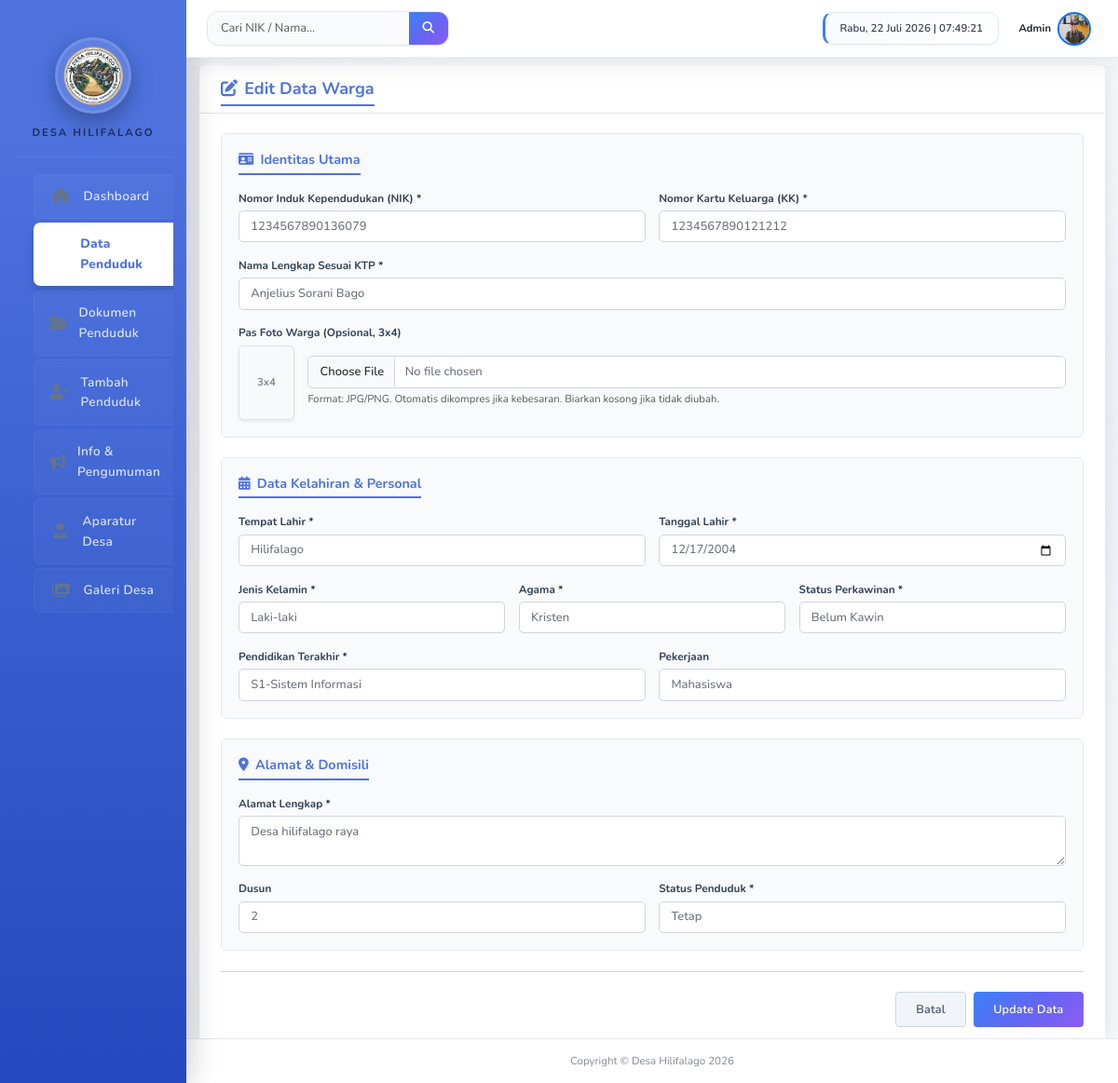
Page /edit_penduduk.php?nik=1234567890136079 (signed in) on the committed database.
### tables this page shows
CREATE TABLE `penduduk` (
  `nik` varchar(16) NOT NULL,
  `no_kk` varchar(16) NOT NULL,
  `nama_lengkap` varchar(100) NOT NULL,
  `tempat_lahir` varchar(50) NOT NULL,
  `tanggal_lahir` date NOT NULL,
  `jenis_kelamin` enum('Laki-laki','Perempuan') NOT NULL,
  `agama` varchar(20) NOT NULL,
  `pendidikan` varchar(50) NOT NULL,
  `pekerjaan` varchar(50) DEFAULT NULL,
  `status_perkawinan` enum('Belum Kawin','Kawin','Cerai Hidup','Cerai Mati') NOT NULL,
  `alamat` text NOT NULL,
  `rt` varchar(3) DEFAULT NULL,
  `rw` varchar(3) DEFAULT NULL,
  `status_penduduk` enum('Tetap','Pendatang','Pindah','Meninggal') DEFAULT 'Tetap',
  `created_at` timestamp NOT NULL DEFAULT current_timestamp(),
  `updated_at` timestamp NOT NULL DEFAULT current_timestamp() ON UPDATE current_timestamp()
);

### edit_penduduk.php (the view, shortened to what this page needs)
<?php
require_once 'koneksi.php';
$nik = $_GET['nik'];
$stmt = $pdo->prepare("SELECT * FROM penduduk WHERE nik = :nik");
$stmt->execute([':nik' => $nik]);
$data = $stmt->fetch();
?>
<!DOCTYPE html>
<html lang="id">
<head>
    <link href="https://cdn.jsdelivr.net/npm/bootstrap@5.3.0/dist/css/bootstrap.min.css" rel="stylesheet">
    <link rel="stylesheet" href="https://cdnjs.cloudflare.com/ajax/libs/font-awesome/6.4.0/css/all.min.css">
    <link rel="stylesheet" href="style.css?v=<?= time() ?>">
</head>
<body>
    <div class="container-fluid p-0">
        <div class="row g-0">
            <?php include 'sidebar.php'; ?>
            <div class="col-md-9 col-lg-10 d-flex flex-column" style="height: 100vh; overflow-x: hidden;">
                <?php include 'topbar.php'; ?>
                <div class="flex-grow-1 d-flex flex-column" style="overflow: hidden;">
                    <div class="pt-0 pb-0 px-3 d-flex flex-column flex-grow-1" style="overflow: hidden;">
                <div class="card shadow-sm glass-card border-0 mb-0 mt-0 flex-grow-1 d-flex flex-column" style="max-height: 100%; overflow: hidden; border-bottom-left-radius: 0 !important; border-bottom-right-radius: 0 !important;">
                    <div class="card-header bg-transparent border-bottom pt-3 px-4 pb-2">
                        <h5 class="fw-bold text-secondary mb-0"><i class="fa-solid fa-pen-to-square me-2"></i>Edit Data Warga</h5>
                    </div>
                    <div class="card-body p-4" style="overflow-y: auto; -webkit-overflow-scrolling: touch;">
                        <form method="POST" enctype="multipart/form-data">
                            <div class="setting-block">
                                <h6 class="fw-bold text-secondary"><i class="fa-solid fa-id-card me-2"></i>Identitas Utama</h6>
                                <div class="row g-3">
                                    <div class="col-md-6">
                                        <label class="form-label small fw-bold text-muted mb-1">Nomor Induk Kependudukan (NIK) *</label>
                                        <input type="text" name="nik_baru" class="form-control" minlength="16" maxlength="16" pattern="\d{16}" title="Pastikan NIK sesuai dengan KTP (16 digit)" value="<?= htmlspecialchars($data['nik']) ?>" oninput="this.value = this.value.replace(/[^0-9]/g, '')" required>
                                    </div>
                                    <div class="col-md-6">
                                        <label class="form-label small fw-bold text-muted mb-1">Nomor Kartu Keluarga (KK) *</label>
                                        <input type="text" name="no_kk" class="form-control" minlength="16" maxlength="16" pattern="\d{16}" title="Pastikan No. KK sesuai (16 digit)" value="<?= htmlspecialchars($data['no_kk']) ?>" oninput="this.value = this.value.replace(/[^0-9]/g, '')" required>
                                    </div>
                                    <div class="col-md-12">
                                        <label class="form-label small fw-bold text-muted mb-1">Nama Lengkap Sesuai KTP *</label>
                                        <input type="text" name="nama_lengkap" class="form-control" value="<?= htmlspecialchars($data['nama_lengkap']) ?>" required>
                                    </div>
                                    <div class="col-md-12 mt-3">
                                        <label class="form-label small fw-bold text-muted mb-1">Pas Foto Warga (Opsional, 3x4)</label>
                                        <div class="d-flex align-items-center gap-3">
                                            <div class="rounded border shadow-sm d-flex justify-content-center align-items-center bg-light text-muted overflow-hidden" style="width: 60px; height: 80px; font-size: 0.8rem; font-weight: bold;">
                                                <?php if (file_exists("foto_warga/" . $data['nik'] . ".jpg")): ?>
                                                    <img id="previewWarga" src="foto_warga/<?= $data['nik'] ?>.jpg?t=<?= time() ?>" alt="Preview" style="width: 100%; height: 100%; object-fit: cover; display: block;">
                                                    <span id="previewText" style="display: none;">3x4</span>
                                                <?php else: ?>
                                                    <span id="previewText">3x4</span>
                                                <?php endif; ?>
                                            </div>
                                            <div class="flex-grow-1">
                                                <input type="file" name="foto_warga" class="form-control" accept="image/jpeg, image/png, image/jpg" onchange="previewImage(this, 'previewWarga', 'previewText')">
                                                <div class="form-text">Format: JPG/PNG. Otomatis dikompres jika kebesaran. Biarkan kosong jika tidak diubah.</div>
                                            </div>
                                        </div>
                                    </div>
                                </div>
                            </div>
                            <div class="setting-block">
                                <h6 class="fw-bold text-secondary"><i class="fa-solid fa-calendar-days me-2"></i>Data Kelahiran & Personal</h6>
                                <div class="row g-3">
                                    <div class="col-md-6">
                                        <label class="form-label small fw-bold text-muted mb-1">Tempat Lahir *</label>
                                        <input type="text" name="tempat_lahir" class="form-control" value="<?= htmlspecialchars($data['tempat_lahir']) ?>" required>
                                    </div>
                                    <div class="col-md-6">
                                        <label class="form-label small fw-bold text-muted mb-1">Tanggal Lahir *</label>
                                        <input type="date" name="tanggal_lahir" class="form-control" value="<?= htmlspecialchars($data['tanggal_lahir']) ?>" required>
                                    </div>
                                    <div class="col-md-4">
                                        <label class="form-label small fw-bold text-muted mb-1">Jenis Kelamin *</label>
                                        <select name="jenis_kelamin" class="form-select" required>
                                            <option value="Laki-laki" <?= $data['jenis_kelamin'] == 'Laki-laki' ? 'selected' : '' ?>>Laki-laki</option>
                                        </select>
                                    </div>
                                    <div class="col-md-4">
                                        <label class="form-label small fw-bold text-muted mb-1">Agama *</label>
                                        <select name="agama" class="form-select" required>
                                            <option value="Kristen" <?= $data['agama'] == 'Kristen' ? 'selected' : '' ?>>Kristen</option>
                                        </select>
                                    </div>
                                    <div class="col-md-4">
                                        <label class="form-label small fw-bold text-muted mb-1">Status Perkawinan *</label>
                                        <select name="status_perkawinan" class="form-select" required>
                                            <option value="Belum Kawin" <?= $data['status_perkawinan'] == 'Belum Kawin' ? 'selected' : '' ?>>Belum Kawin</option>
                                        </select>
                                    </div>
                                    <div class="col-md-6">
                                        <label class="form-label small fw-bold text-muted mb-1">Pendidikan Terakhir *</label>
                                        <select name="pendidikan" class="form-select" required>
                                            <?php
                                            $edu_opts = ['Tidak/Belum Sekolah', 'SD/Sederajat', 'SMP/Sederajat', 'SMA/Sederajat', 'Diploma (D1-D3)', 'Sarjana (S1/D4)', 'Pascasarjana (S2/S3)'];
                                            $cur_edu = $data['pendidikan'];
                                            if (!in_array($cur_edu, $edu_opts) && !empty($cur_edu)) {
                                                echo "<option value=\"".htmlspecialchars($cur_edu)."\" selected>".htmlspecialchars($cur_edu)."</option>";
                                            } else {
                                                echo "<option value=\"\" hidden>Pilih...</option>";
                                            }
                                            ?>
                                        </select>
                                    </div>
                                    <div class="col-md-6">
                                        <label class="form-label small fw-bold text-muted mb-1">Pekerjaan</label>
                                        <input type="text" name="pekerjaan" class="form-control" value="<?= htmlspecialchars($data['pekerjaan']) ?>">
                                    </div>
                                </div>
                            </div>
                            <div class="setting-block">
                                <h6 class="fw-bold text-secondary"><i class="fa-solid fa-location-dot me-2"></i>Alamat & Domisili</h6>
                                <div class="row g-3">
                                    <div class="col-md-12">
                                        <label class="form-label small fw-bold text-muted mb-1">Alamat Lengkap *</label>
                                        <textarea name="alamat" class="form-control" rows="2" required><?= htmlspecialchars($data['alamat']) ?></textarea>
                                    </div>
                                    <div class="col-md-6">
                                        <label class="form-label small fw-bold text-muted mb-1">Dusun</label>
                                        <input type="text" name="rt" class="form-control" value="<?= htmlspecialchars($data['rt']) ?>">
                                    </div>
                                    <div class="col-md-6">
                                        <label class="form-label small fw-bold text-muted mb-1">Status Penduduk *</label>
                                        <select name="status_penduduk" class="form-select" required>
                                            <option value="Tetap" <?= $data['status_penduduk'] == 'Tetap' ? 'selected' : '' ?>>Tetap</option>
                                        </select>
                                    </div>
                                </div>
                            </div>
                            <hr class="my-4">
                            <div class="d-flex justify-content-end gap-2">
                                <a href="data_penduduk.php" class="btn btn-light border px-4">Batal</a>
                                <button type="submit" class="btn btn-primary px-4">Update Data</button>
                            </div>
                        </form>
                    </div>
                </div>
                    </div>
                </div>
                <div class="mt-auto text-center small footer-marquee-official">
                    <span>Copyright &copy; Desa Hilifalago <?= date('Y') ?></span>
                </div>
            </div>
        </div>
    </div>
</body>
</html>

### edit_penduduk.php (style rules this page uses)
body { background-color: #f8f9fc !important; color: #5a5c69; font-family: 'Nunito', 'Segoe UI', Tahoma, Geneva, Verdana, sans-serif; }
.glass-card { background: #ffffff !important; box-shadow: 0 0.15rem 1.75rem 0 rgba(58, 59, 69, 0.15) !important; border: 1px solid #e3e6f0; border-radius: 0.35rem !important; color: #5a5c69 !important; }
.glass-card h3, .glass-card h4, .glass-card h5, .glass-card h6 { font-weight: 700; text-shadow: none !important; }
.glass-card .text-muted { color: #858796 !important; font-weight: 400; }
.glass-card .text-secondary { color: #4e73df !important; border-bottom: 2px solid #4e73df; padding-bottom: 5px; display: inline-block; margin-bottom: 15px; font-weight: bold; text-shadow: none !important; letter-spacing: normal; }
.glass-card .form-label { color: #334155 !important; font-weight: 600; text-shadow: none; letter-spacing: normal; }
.glass-card .form-control, .glass-card .form-select { background: #ffffff !important; border: 1px solid #d1d3e2 !important; color: #6e707e !important; font-weight: 500; text-shadow: none; border-radius: 0.35rem; padding: 0.45rem 0.85rem !important; box-shadow: none !important; }
.glass-card .form-control::placeholder { color: #94a3b8 !important; }
.glass-card select option { background: #ffffff; color: #1e293b; }
.setting-block { background: #f8fafc; border: 1px solid #e2e8f0; padding: 1.25rem; border-radius: 6px; margin-bottom: 1.5rem; box-shadow: none; transition: border-color 0.2s ease; }
.btn-primary { background-color: #4e73df !important; border-color: #4e73df !important; box-shadow: none !important; border-radius: 4px; font-weight: 600; transition: all 0.2s; }
.btn-light { background: #f1f5f9 !important; color: #475569 !important; border: 1px solid #cbd5e1 !important; box-shadow: none !important; border-radius: 4px; font-weight: 600; text-shadow: none; backdrop-filter: none; transition: all 0.2s; }
.footer-marquee-official { background: #fff; border-top: 1px solid #e3e6f0; color: #858796; font-size: 0.8rem; padding: 1rem 0; }

### rows in the picture
penduduk: nik_baru "1234567890136079", no_kk "1234567890121212", nama_lengkap "Anjelius Sorani Bago", tempat_lahir "Hilifalago", tanggal_lahir "12/17/2004", jenis_kelamin "Laki-laki", agama "Kristen", status_perkawinan "Belum Kawin", pendidikan "S1-Sistem Informasi", pekerjaan "Mahasiswa", alamat "Desa hilifalago raya", rt "2", status_penduduk "Tetap"
